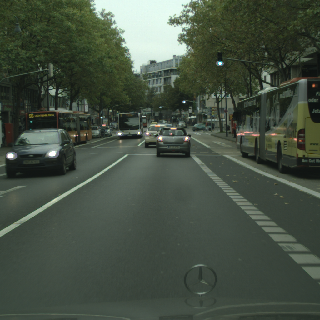
#> input picture src_train/images/image12.png, 320 x 320 px, given in place of image0.png, which was not available
$ python 1-merge_clusters.py
#> lines starting #> are read from the running program, lines starting #| are printed output that depends on the picture; after the words box and inside, x2 and y2 are one past the last pixel; in counts of white or black regions, pixels touching at a corner belong together; pictures that were not available may be replaced by others from this repository, and a replacement may not be noted
#!/usr/bin/env python3
# -*- coding: utf-8 -*-
"""
Created on Wed Aug 24 11:37:55 2022

@author: eric
"""
#!/usr/bin/env python3
# -*- coding: utf-8 -*-
"""
Created on Wed Jul  6 13:41:46 2022

@author: eric
"""

from PIL import Image
import numpy as np
import imageio
from tqdm import tqdm


color_map = np.load('color_map.npy')
#> (reads src_train/color_map.npy from the repository)
n_classes=len(color_map)


n_items = 2975
for selec in  tqdm(range(n_items)):
    img = imageio.imread('images/image'+str(selec)+'.png')
#> img is the input picture: shape (320, 320, 3); mean R, G, B 69.1, 79.9, 66.9
    cimg = imageio.imread('cluster/cluster'+str(selec)+'.png')
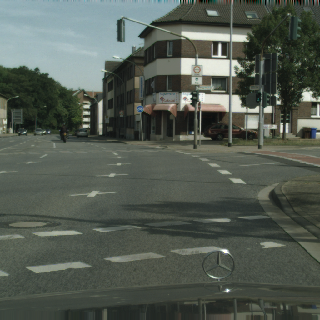
#> input picture src_train/images/image1822.png, 320 x 320 px, given in place of cluster0.png, which was not available
#> cimg is the input picture: shape (320, 320, 3); mean R, G, B 83.3, 91.2, 82.2

    skeleton = np.zeros(320*320*3).reshape(320,320,3)

    for c in range(n_classes):
        group = c
        mask_color= np.stack((np.ones((320,320))*color_map[c][0],
                      np.ones((320,320))*color_map[c][1],
                      np.ones((320,320))*color_map[c][2]),axis=-1)
        mask0 = cimg[:,:,0] == mask_color[:,:,0]
        mask1 = cimg[:,:,1] == mask_color[:,:,1]
        mask2 = cimg[:,:,2] == mask_color[:,:,2]
        mask = mask0*mask1*mask2
        #vegetation
        if c==4:
            group=9
        #building, wall
        elif c==3 or c==18 or c==19 or c==21 or c==22 or c==24:
            group=25
        #road
        elif c==7 or c==17 or c==8:
            group=11
        #ego car
        elif c==2:
            group=13
        # car
        # elif c==4: hay sombras de pedestrian
        #     group=20

        skeleton[mask] = color_map[group]
#> this loop made 26 passes
#> pass 1, `mask0 = cimg[:,:,0] == mask_color[:,:,0]`:
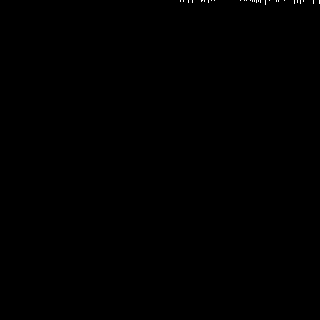
#> mask0: shape (320, 320) bool; 0.07% white in thin lines or dots, all inside (x1, y1, x2, y2) = (180, 0, 320, 5)
#> pass 1, `mask2 = cimg[:,:,2] == mask_color[:,:,2]`:
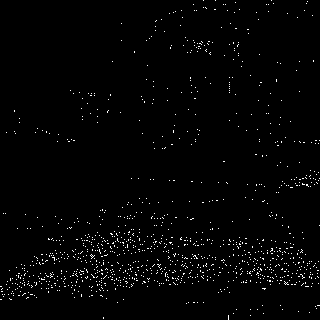
#> mask2: shape (320, 320) bool; 1.6% white in thin lines or dots
#> after the loop: skeleton: shape (320, 320, 3) float64; every value is 0

    im = Image.fromarray(skeleton.astype('uint8'))
#> im: PIL image 320x320 RGB; every value is 0
#> (the run stopped early here; a loop or call above may not have finished)
